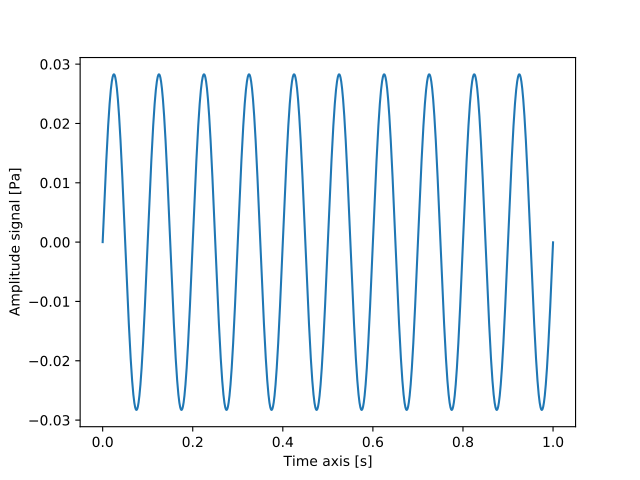

Generate this figure with Python:
from mosqito.utils import sine_wave_generator
import matplotlib.pyplot as plt
import numpy as np
fs = 48000
duration = 1
freq = 10
dB = 60
signal, time = sine_wave_generator(fs, duration, freq, dB)
plt.plot(time, signal)
plt.xlabel("Time axis [s]")
plt.ylabel("Amplitude signal [Pa]")
